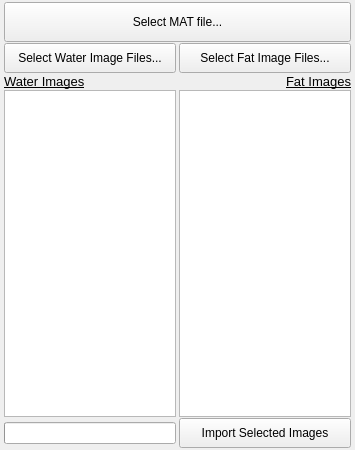
<?xml version="1.0" encoding="UTF-8"?>
<ui version="4.0">
 <class>Import</class>
 <widget class="QMainWindow" name="Import">
  <property name="geometry">
   <rect>
    <x>0</x>
    <y>0</y>
    <width>355</width>
    <height>450</height>
   </rect>
  </property>
  <property name="mouseTracking">
   <bool>false</bool>
  </property>
  <property name="windowTitle">
   <string>Import</string>
  </property>
  <widget class="QWidget" name="centralwidget">
   <layout class="QGridLayout" name="gridLayout">
    <property name="leftMargin">
     <number>4</number>
    </property>
    <property name="topMargin">
     <number>2</number>
    </property>
    <property name="rightMargin">
     <number>4</number>
    </property>
    <property name="bottomMargin">
     <number>2</number>
    </property>
    <property name="horizontalSpacing">
     <number>3</number>
    </property>
    <property name="verticalSpacing">
     <number>1</number>
    </property>
    <item row="4" column="1">
     <widget class="QPushButton" name="impButton">
      <property name="sizePolicy">
       <sizepolicy hsizetype="Expanding" vsizetype="Fixed">
        <horstretch>0</horstretch>
        <verstretch>0</verstretch>
       </sizepolicy>
      </property>
      <property name="minimumSize">
       <size>
        <width>0</width>
        <height>30</height>
       </size>
      </property>
      <property name="maximumSize">
       <size>
        <width>16777215</width>
        <height>30</height>
       </size>
      </property>
      <property name="text">
       <string>Import Selected Images</string>
      </property>
     </widget>
    </item>
    <item row="3" column="1">
     <widget class="QListWidget" name="listF">
      <property name="cursor" stdset="0">
       <cursorShape>PointingHandCursor</cursorShape>
      </property>
     </widget>
    </item>
    <item row="3" column="0">
     <widget class="QListWidget" name="listW">
      <property name="cursor" stdset="0">
       <cursorShape>PointingHandCursor</cursorShape>
      </property>
      <property name="contextMenuPolicy">
       <enum>Qt::CustomContextMenu</enum>
      </property>
     </widget>
    </item>
    <item row="1" column="1">
     <widget class="QPushButton" name="dcmButtonF">
      <property name="sizePolicy">
       <sizepolicy hsizetype="Expanding" vsizetype="Fixed">
        <horstretch>0</horstretch>
        <verstretch>0</verstretch>
       </sizepolicy>
      </property>
      <property name="minimumSize">
       <size>
        <width>0</width>
        <height>30</height>
       </size>
      </property>
      <property name="maximumSize">
       <size>
        <width>16777215</width>
        <height>30</height>
       </size>
      </property>
      <property name="text">
       <string>Select Fat Image Files...</string>
      </property>
     </widget>
    </item>
    <item row="0" column="0" colspan="2">
     <widget class="QPushButton" name="matButton">
      <property name="sizePolicy">
       <sizepolicy hsizetype="MinimumExpanding" vsizetype="Fixed">
        <horstretch>0</horstretch>
        <verstretch>0</verstretch>
       </sizepolicy>
      </property>
      <property name="minimumSize">
       <size>
        <width>300</width>
        <height>40</height>
       </size>
      </property>
      <property name="maximumSize">
       <size>
        <width>16777215</width>
        <height>40</height>
       </size>
      </property>
      <property name="text">
       <string>Select MAT file...</string>
      </property>
      <property name="checkable">
       <bool>false</bool>
      </property>
      <property name="checked">
       <bool>false</bool>
      </property>
     </widget>
    </item>
    <item row="1" column="0">
     <widget class="QPushButton" name="dcmButtonW">
      <property name="sizePolicy">
       <sizepolicy hsizetype="Expanding" vsizetype="Fixed">
        <horstretch>0</horstretch>
        <verstretch>0</verstretch>
       </sizepolicy>
      </property>
      <property name="minimumSize">
       <size>
        <width>0</width>
        <height>30</height>
       </size>
      </property>
      <property name="maximumSize">
       <size>
        <width>16777215</width>
        <height>30</height>
       </size>
      </property>
      <property name="text">
       <string>Select Water Image Files...</string>
      </property>
     </widget>
    </item>
    <item row="2" column="0">
     <widget class="QLabel" name="labelW">
      <property name="font">
       <font>
        <pointsize>10</pointsize>
        <underline>true</underline>
       </font>
      </property>
      <property name="text">
       <string>Water Images</string>
      </property>
      <property name="alignment">
       <set>Qt::AlignBottom|Qt::AlignLeading|Qt::AlignLeft</set>
      </property>
     </widget>
    </item>
    <item row="2" column="1">
     <widget class="QLabel" name="labelF">
      <property name="font">
       <font>
        <pointsize>10</pointsize>
        <underline>true</underline>
       </font>
      </property>
      <property name="lineWidth">
       <number>1</number>
      </property>
      <property name="text">
       <string>Fat Images</string>
      </property>
      <property name="alignment">
       <set>Qt::AlignBottom|Qt::AlignRight|Qt::AlignTrailing</set>
      </property>
     </widget>
    </item>
    <item row="4" column="0">
     <widget class="QProgressBar" name="progressBar">
      <property name="enabled">
       <bool>true</bool>
      </property>
      <property name="cursor">
       <cursorShape>ArrowCursor</cursorShape>
      </property>
      <property name="value">
       <number>0</number>
      </property>
      <property name="textVisible">
       <bool>false</bool>
      </property>
     </widget>
    </item>
   </layout>
  </widget>
 </widget>
 <resources/>
 <connections/>
</ui>
